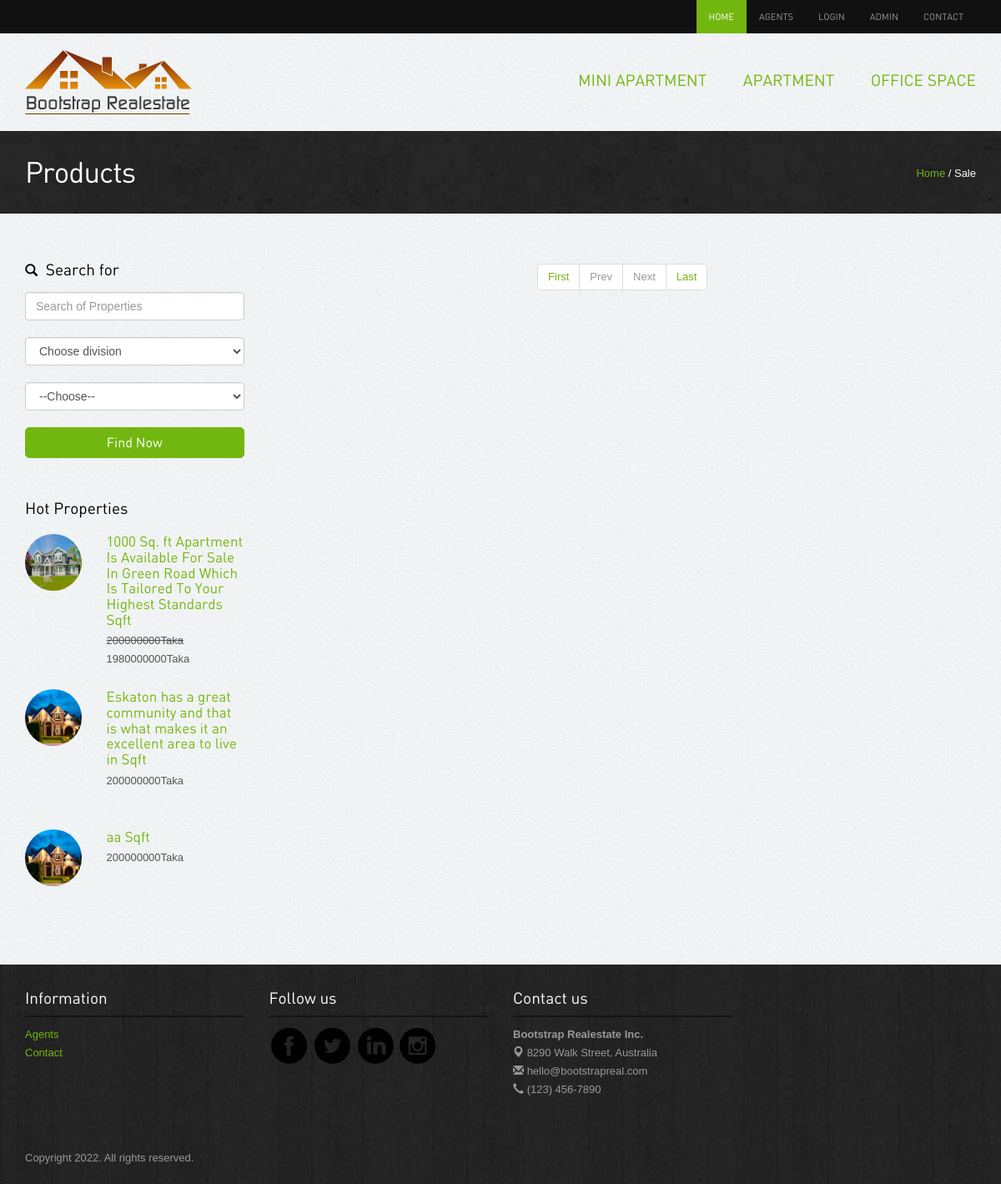
The page /allproduct.php?categoryid=3 on the database its author committed.
### tables this page shows
CREATE TABLE `category` (
  `cat_id` int(11) NOT NULL,
  `cat_name` varchar(151) NOT NULL,
  `flag` int(11) NOT NULL
);

CREATE TABLE `properties` (
  `id` int(11) NOT NULL,
  `cat_id` int(11) NOT NULL,
  `title` varchar(151) NOT NULL,
  `floar` varchar(255) NOT NULL,
  `flatcode` varchar(151) DEFAULT NULL,
  `sqft` varchar(191) NOT NULL,
  `description` text NOT NULL,
  `price` varchar(191) NOT NULL,
  `discount` varchar(191) NOT NULL,
  `status` tinyint(4) NOT NULL,
  `quantity` int(11) NOT NULL,
  `bed_room` int(11) NOT NULL,
  `living_room` int(11) NOT NULL,
  `kitchen` int(11) NOT NULL,
  `parking` int(11) NOT NULL,
  `toilet` int(11) NOT NULL,
  `division` varchar(155) NOT NULL,
  `location` varchar(191) NOT NULL,
  `agent_id` int(11) NOT NULL,
  `image_one` varchar(191) NOT NULL,
  `image_two` varchar(191) NOT NULL,
  `image_three` varchar(191) NOT NULL,
  `belkuni` int(11) NOT NULL
);

### allproduct.php (the view, shortened to what this page needs)
<?php include'header.php';?>
<div class="inside-banner">
  <div class="container">
    <span class="pull-right"><a href="index.php">Home</a> / Sale</span>
    <h2>Products</h2>
</div>
</div>
<div class="container">
<div class="properties-listing spacer">
<div class="row">
<div class="col-lg-3 col-sm-4 ">
<form action="search.php" method="get">
  <div class="search-form"><h4><span class="glyphicon glyphicon-search"></span> Search for</h4>
    <input type="text"  name="key" class="form-control" placeholder="Search of Properties">
    <div class="row">
            <div class="col-lg-12">
              <select required class="form-control" name="div" id="">
                <option selected="true" disabled="disabled" value="">Choose division</option>
                </select>
            </div>
          </div>
          <div class="row">
          <div class="col-lg-12">
               <select required name="cat" class="form-control">
                <option selected="true" disabled="disabled"  value="">--Choose--</option>
              </select>
              </div>
          </div>
          <button class="btn btn-success" type="submit" name="search">Find Now</button>
  </div>
</form>
<div class="hot-properties hidden-xs">
<h4>Hot Properties</h4>
<?php
 $con = new mysqli("localhost", "root", "", "realstate");
$query = "SELECT * FROM properties Order By  RAND() LIMIT 4";
$result = $con->query($query);
if ($result->num_rows > 0) {
    foreach ($result as $key => $data) {
?>
<div class="row">
                <div class="col-lg-4 col-sm-5"><img src="<?php echo $data['image_one'] ?>" class="img-responsive img-circle" alt="properties"></div>
                <div class="col-lg-8 col-sm-7">
                  <h5><a href="property-detail.php?flatid=<?php echo $data['id'] ?>"><?php echo $data['title'] ?> Sqft</a></h5>
                  <p class="price"><?php  $dis = round(($data['price']*$data['discount'])-(($data['price']*$data['discount'])/100));
        if ($dis!=0) {
          echo "<del>".$data['price']."Taka</del><br>".$dis."Taka";
        }else{
          echo $data['price']."Taka <br><br>";
        }
        ?></p> </div>
              </div>
              <?php }} ?>
</div>
</div>
<div class="col-lg-9 col-sm-8">
<div class="row">
<?php
$categoryid=$_GET['categoryid'];
        if (isset($_GET['pageno'])) {
            $pageno = $_GET['pageno'];
        } else {
            $pageno = 1;
        }
        $no_of_records_per_page = 12;
        $total_pages_sql = "SELECT COUNT(*) FROM properties where cat_id=$categoryid ";
        $result = mysqli_query($con,$total_pages_sql);
        $total_rows = mysqli_fetch_array($result)[0];
        $total_pages = ceil($total_rows / $no_of_records_per_page);
    ?>
      <div class="center">
      <ul class="pagination">
        <li><a href="?pageno=1">First</a></li>
        <li class="<?php if($pageno <= 1){ echo 'disabled'; } ?>">
            <a href="<?php if($pageno <= 1){ echo '#'; } else { echo "?categoryid=".$categoryid."&pageno=".($pageno - 1); } ?>">Prev</a>
        </li>
        <li class="<?php if($pageno >= $total_pages){ echo 'disabled'; } ?>">
            <a href="<?php if($pageno >= $total_pages){ echo '#'; } else { echo "?categoryid=".$categoryid."&pageno=".($pageno + 1); } ?>">Next</a>
        </li>
        <li><a href="?categoryid=<?php echo $categoryid; ?>&pageno=<?php echo $total_pages; ?>">Last</a></li>
    </ul>
</div>
</div>
</div>
</div>
</div>
</div>
<?php include'footer.php';?>

### header.php (shortened to what this page needs)
<!DOCTYPE html>
<html lang="en">
<head>
 	<link rel="stylesheet" href="assets/bootstrap/css/bootstrap.css" />
  <link rel="stylesheet" href="assets/style.css"/>
<link rel="stylesheet" href="assets/owl-carousel/owl.carousel.css">
<link rel="stylesheet" href="assets/owl-carousel/owl.theme.css">
    <link rel="stylesheet" type="text/css" href="assets/slitslider/css/style.css" />
    <link rel="stylesheet" type="text/css" href="assets/slitslider/css/custom.css" />
</head>
<body>
<div class="navbar-wrapper">
        <div class="navbar-inverse" role="navigation">
          <div class="container">
            <div class="navbar-collapse  collapse">
              <ul class="nav navbar-nav navbar-right">
               <li class="active"><a href="index.php">Home</a></li>
                <li><a href="agents.php">Agents</a></li>
                <?php
                $con = new mysqli("localhost", "root", "", "realstate");
                  if (isset($_SESSION['admin'])=='admin') { ?>
                    <li><span style="color:white;">(<?php echo $_SESSION['name']; ?>)</span><a href="?logout=logout">Logout</a></li>
                    <?php }else{ ?>
                      <li><a href="login.php">Login</a></li>
                <?php } ?>
                <li><a href="admin/index.php">Admin</a></li>
                <li><a href="contact.php">Contact</a></li>
              </ul>
            </div>
          </div>
        </div>
    </div>
<div class="container">
<div class="header">
<a href="index.php"><img src="images/logo.png" alt="Realestate"></a>
              <ul class="pull-right">
                <?php
                   $query = "SELECT * FROM  category where flag=1 Order By cat_id desc";
                   $result = $con->query($query);
                   foreach ($result as $key => $value) {
                ?>
                <li><a href="allproduct.php?categoryid=<?php echo $value['cat_id']?>"><?php echo $value['cat_name']?></a></li>
                <?php } ?>
              </ul>
</div>
</div>

### assets/style.css (style rules this page uses)
body { color:#555; font:normal 13px/22px Arial; background:url(../images/bgmain.png) #eee; }
h1,h2,h3,h4,h5 { font-weight:normal; font-family: din;margin: 0;padding: 0;color: #000 }
h2 { font-size: 35px; letter-spacing: -1px;margin-bottom: 20px; }
h4 { margin: 10px 0; font-size: 19px; }
h5 { margin: 0 0 5px 0; font-size: 17px; }
h4 span { margin-right: 5px; font-size: 15px; }
p { margin-bottom: 30px; }
a { color:#72b70f; text-decoration:none;outline: none; }
.spacer { margin-top: 40px;margin-bottom:40px; }
.center { text-align: center; }
select,input { outline: 0; margin-bottom: 20px; }
.btn { border-radius: 5px; font-family: din; outline: none; }
.btn-success { background: #72b70f;border:1px solid #72b70f;padding:6px 20px; font-size:16px; width: 100%; }
.header { padding: 20px 0; }
.header ul { list-style: none;margin: 0; padding: 0;margin-top: 25px; }
.header ul li { display: inline-block; padding: 0 0 0 40px; }
.header ul li a { font-size: 19px;font-family: din;text-transform: uppercase; }
.navbar-inverse { background-color: #111; }
.navbar-inverse .navbar-nav > li > a { font-size: 11px;padding-top: 10px;padding-bottom: 10px;font-family: din;text-transform: uppercase; }
.navbar-inverse .navbar-nav > .active > a, .navbar-inverse .navbar-nav > .active > a:hover, .navbar-inverse .navbar-nav > .active > a:focus { background-color: #72b70f; }
.inside-banner { background:url(../images/bginside.jpg) #222;color: #fff; padding: 30px 0; }
.inside-banner h2 { margin: 0; color: #fff; }
.inside-banner span { margin-top: 10px; }
.search-form { margin-bottom: 50px; }
.search-form h4 { margin: 17px 0; }
.hot-properties { margin-bottom: 50px; }
.hot-properties img { width: 68px; height: 68px; }
.hot-properties h4 { margin-bottom: 20px; }
.hot-properties .row { margin-bottom: 20px; }
.hot-properties .row p { margin-bottom: 5px; }

### rows shown on the page
category: cat_name "MINI APARTMENT"
category: cat_name "APARTMENT"
category: cat_name "OFFICE SPACE"
properties: image_one (picture), title "1000 Sq. ft Apartment Is Available For Sale In Green Road Which Is Tailored To Your Highest Standards", price "200000000", dis "1980000000"
properties: image_one (picture), title "Eskaton has a great community and that is what makes it an excellent area to live in", price "200000000"
properties: image_one (picture), title "aa", price "200000000"
